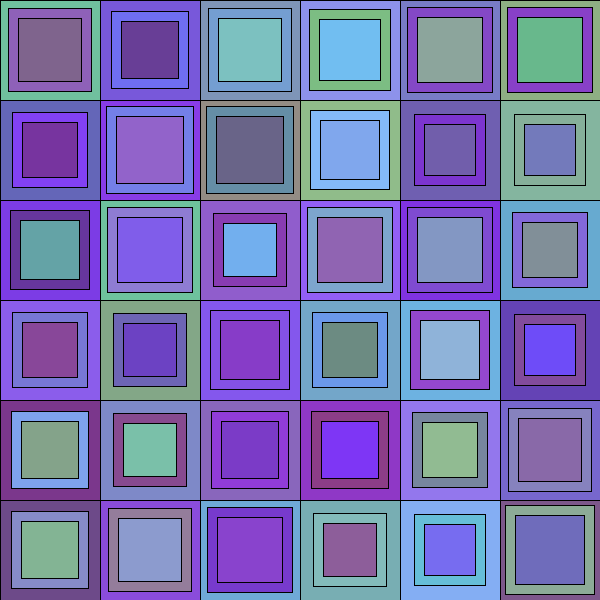
Frame 1 (no input)
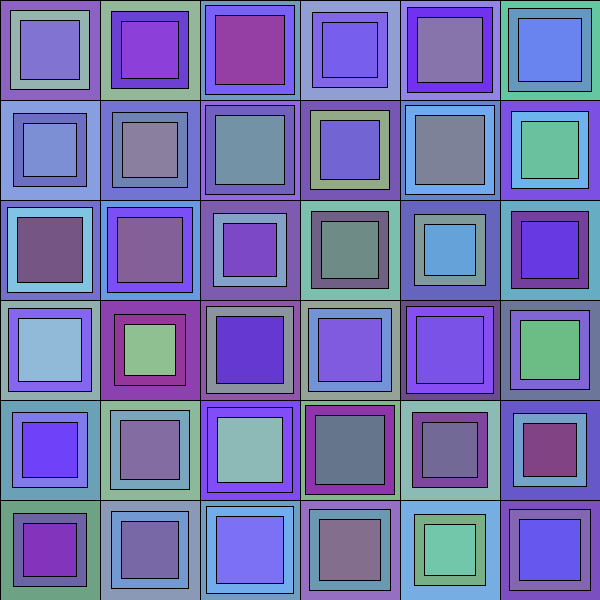
Frame 60 (the mouse pressed at the canvas centre just before this capture)
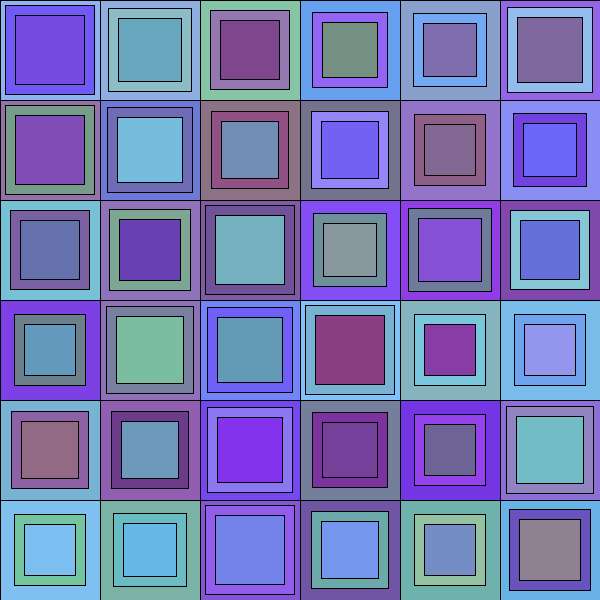
Frame 120 (the mouse held since frame 60 and released just before this capture)

The Processing sketch that drew these frames (run headless with seeded random() and noise(); from frame 60 on, the mouse is pressed at the canvas centre):

// Processing sketch: sketch_01_230912a
// ── sketch_01_230912a.pde
Tile tile;

void setup () {
  size (600, 600);
  
}

void draw () {
  for (int m = 0; m < height; m=m+100 ) {
    for (int n = 0; n < width; n=n+100) {
      tile = new Tile (0, 0, 100);
      tile.Translate(m, n);
      tile.Draw();
    }  
  }
}

// ── Tile.pde
class Tile {
  PVector p1, p2, p3;
  float l1, l2, l3;
  color f1, f2, f3;
  
  Tile (float x, float y, float l) {
    p1 = new PVector (x, y);
    l1 = l;
    // Se calcula el lado 2
    l2 = random(70, 90); // Cambiar estos rangos
    float dl2 = (l1 - l2)/2;
    p2 = new PVector(dl2, dl2);
    float dl3 = 10; // Cambiar esto
    l3 = l2 - 2*dl3;
    p3 = new PVector(p2.x + dl3, p2.y + dl3);
    f1 = color(random(100, 150), random(50, 200), random(130, 250));
    f2 = color(random(100, 150), random(50, 200), random(130, 250));
    f3 = color(random(100, 150), random(50, 200), random(130, 250));
  }

  void Draw () {
    fill(f1);
    square(p1.x, p1.y, l1);
    fill(f2);
    square(p1.x + p2.x, p1.y + p2.y, l2);
    fill(f3);
    square(p1.x + p3.x, p1.y + p3.y, l3);
  }
  
  void Translate (float dx, float dy) {
    p1.add(dx, dy);
  }
}
